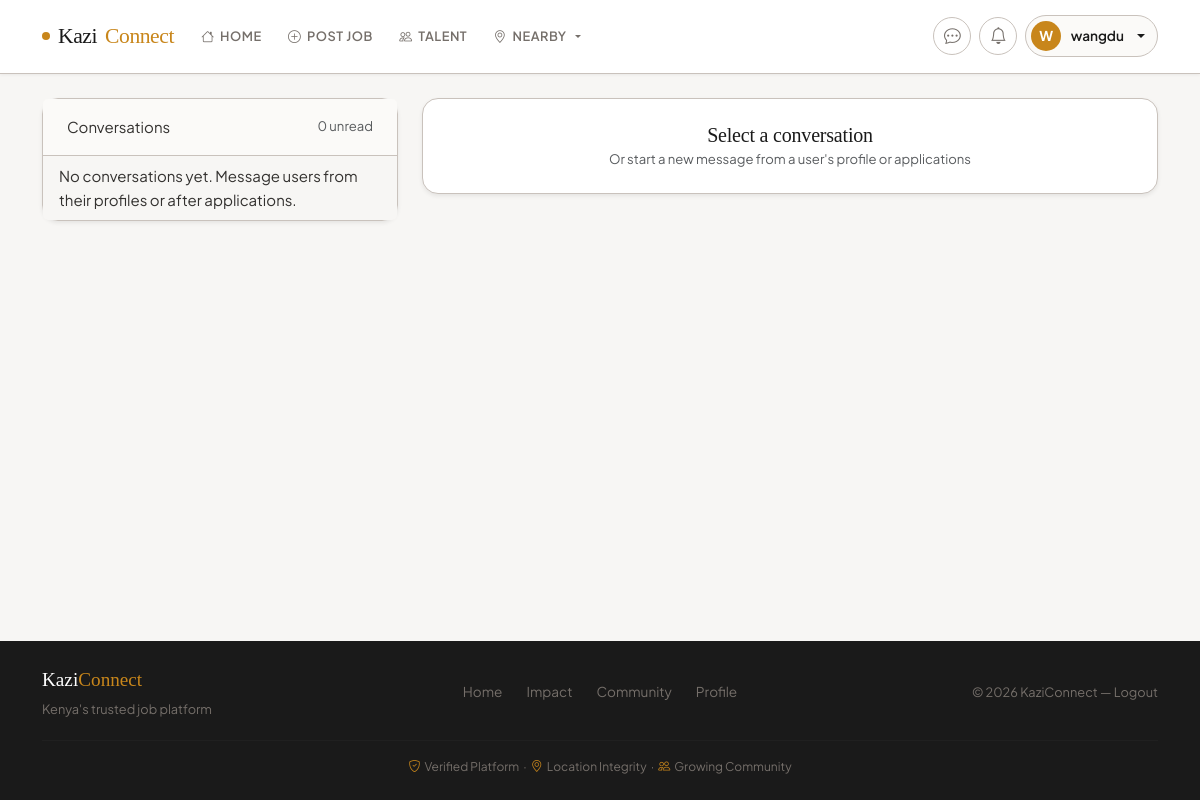
Page /messages (signed in) on the earlier database version.
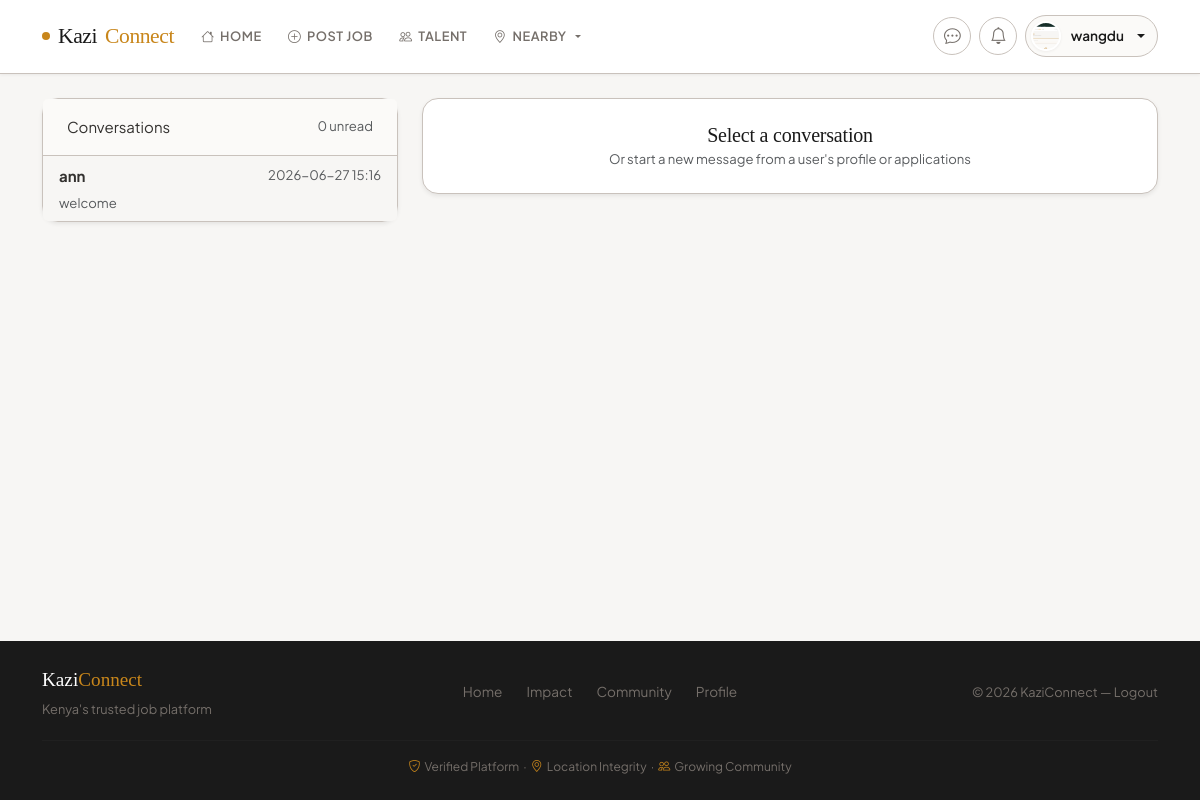
Same page on the later database version.
### app.py (models this page shows, shortened)
class User(UserMixin, db.Model):
    __tablename__ = 'user'
    id = db.Column(db.Integer, primary_key=True)
    username = db.Column(db.String(80), unique=True, nullable=True, index=True)
    email = db.Column(db.String(120), unique=True, nullable=False, index=True)
    password_hash = db.Column(db.String(255), nullable=False)
    role = db.Column(db.String(20), nullable=False, default='worker', index=True)  # 'worker' or 'recruiter'
    phone_number = db.Column(db.String(30))
    national_id = db.Column(db.String(50))
    certificate_of_good_conduct = db.Column(db.String(255))
    profile_picture = db.Column(db.String(255))
    location = db.Column(db.String(100))
    latitude = db.Column(db.Float, nullable=True)
    longitude = db.Column(db.Float, nullable=True)
    work_type = db.Column(db.String(100))
    profile_completed = db.Column(db.Boolean, default=False)
    created_at = db.Column(db.DateTime, default=lambda: datetime.now(timezone.utc))
    real_ip = db.Column(db.String(45), nullable=True)  # IPv6 can be up to 45 chars
    real_latitude = db.Column(db.Float, nullable=True)
    real_longitude = db.Column(db.Float, nullable=True)
    real_city = db.Column(db.String(100), nullable=True)
    real_country = db.Column(db.String(100), nullable=True)
    real_region = db.Column(db.String(100), nullable=True)
    location_discrepancy = db.Column(db.Boolean, default=False)  # Flag if custom location differs from real
    location_verified_at = db.Column(db.DateTime, nullable=True)
    suspension_end_date = db.Column(db.DateTime, nullable=True)  # Track when suspension ends
    suspension_reason = db.Column(db.String(255), nullable=True)
    suspension_duration = db.Column(db.String(20), nullable=True)  # 'hour', 'day', 'week', 'month', 'year', 'custom'
    is_admin = db.Column(db.Boolean, default=False)
    suspended = db.Column(db.Boolean, default=False)
    burned = db.Column(db.Boolean, default=False)  # Permanently banned
    warnings_count = db.Column(db.Integer, default=0)
    jobs_posted = db.relationship('Job', backref='poster', lazy=True, cascade='all, delete-orphan')
    applications = db.relationship('JobApplication', backref='applicant', lazy=True, cascade='all, delete-orphan')
    notifications = db.relationship('Notification', backref='user', lazy=True, cascade='all, delete-orphan')
    sent_messages = db.relationship('Message', foreign_keys='Message.sender_id', backref='sender', lazy='dynamic', cascade='all, delete-orphan')
    received_messages = db.relationship('Message', foreign_keys='Message.recipient_id', backref='recipient', lazy='dynamic', cascade='all, delete-orphan')
    def unread_messages_count(self):
        return Message.query.filter_by(recipient_id=self.id, read=False).count()
    def is_recruiter(self):
        return self.role == 'recruiter'

class Message(db.Model):
    __tablename__ = 'message'
    id = db.Column(db.Integer, primary_key=True)
    sender_id = db.Column(db.Integer, db.ForeignKey('user.id'), nullable=False)
    recipient_id = db.Column(db.Integer, db.ForeignKey('user.id'), nullable=False)
    body = db.Column(db.Text, nullable=False)
    created_at = db.Column(db.DateTime, default=lambda: datetime.now(timezone.utc))
    read = db.Column(db.Boolean, default=False)

### app.py (the view)
@app.route('/messages')
@login_required
def messages_list():
    sent = db.session.query(Message.recipient_id.label('other_id')).filter(
        Message.sender_id == current_user.id
    )
    received = db.session.query(Message.sender_id.label('other_id')).filter(
        Message.recipient_id == current_user.id
    )
    union_q = sent.union(received).subquery()
    other_ids = [row.other_id for row in db.session.query(union_q.c.other_id).all()]
    conversations = []
    for oid in other_ids:
        other_user = User.query.get(oid)
        if not other_user:
            continue
        last_msg = Message.query.filter(
            or_(
                and_(Message.sender_id == current_user.id, Message.recipient_id == oid),
                and_(Message.sender_id == oid, Message.recipient_id == current_user.id)
            )
        ).order_by(Message.created_at.desc()).first()
        unread_count = Message.query.filter_by(
            sender_id=oid,
            recipient_id=current_user.id,
            read=False
        ).count()
        conversations.append({
            'other_user': other_user,
            'last_message': last_msg,
            'unread_count': unread_count
        })
    conversations.sort(
        key=lambda x: x['last_message'].created_at if x['last_message'] else datetime.min.replace(tzinfo=timezone.utc),
        reverse=True
    )
    total_unread = current_user.unread_messages_count()
    return render_template('messages.html', conversations=conversations, total_unread=total_unread)

### app.py (called while the page is built)
@app.context_processor
def inject_template_helpers():
    return {
        "now": lambda: datetime.utcnow(),
        "csrf_token": generate_csrf,
        "sanitize": sanitize_html
    }

@app.context_processor
def inject_template_helpers():
    return {
        "now": lambda: datetime.now(timezone.utc),
        "csrf_token": generate_csrf,
        "sanitize": sanitize_html
    }

@login_manager.user_loader
def load_user(user_id):
    try:
        return db.session.get(User, int(user_id))
    except (ValueError, TypeError):
        return None

### templates/messages.html (shortened to what this page needs)
{% extends 'base.html' %}
{% block content %}
<div class="row">
  <div class="col-12 col-lg-4 mb-3">
    <div class="card shadow-sm">
      <div class="card-header d-flex justify-content-between">
        <div>Conversations</div>
        <div class="small text-muted">{{ total_unread }} unread</div>
      </div>
      <div class="list-group list-group-flush">
        {% for conv in conversations %}
          <a href="{{ url_for('messages_conversation', other_id=conv.other_user.id) }}" class="list-group-item list-group-item-action d-flex justify-content-between align-items-start">
            <div>
              <strong>{{ conv.other_user.username or conv.other_user.email }}</strong>
              <div class="small text-muted mt-1">
                {% if conv.last_message %}{{ conv.last_message.body[:70] }}{% else %}No messages yet{% endif %}
              </div>
            </div>
            <div class="text-end">
              <div class="small text-muted">{{ conv.last_message.created_at.strftime('%Y-%m-%d %H:%M') if conv.last_message else '' }}</div>
            </div>
          </a>
        {% else %}
          <div class="list-group-item">No conversations yet. Message users from their profiles or after applications.</div>
        {% endfor %}
      </div>
    </div>
  </div>
  <div class="col-12 col-lg-8">
    <div class="card shadow-sm">
      <div class="card-body text-center">
        <h5 class="mb-0">Select a conversation</h5>
        <div class="small text-muted">Or start a new message from a user's profile or applications</div>
      </div>
    </div>
  </div>
</div>
{% endblock %}

### templates/base.html (shortened to what the changed rows need)
<!doctype html>
<html lang="en">
  <head>
    <link href="https://cdn.jsdelivr.net/npm/bootstrap@5.3.2/dist/css/bootstrap.min.css" rel="stylesheet">
    <link href="https://cdn.jsdelivr.net/npm/bootstrap-icons@1.11.3/font/bootstrap-icons.css" rel="stylesheet">
    <link rel="stylesheet" href="{{ url_for('static', filename='styles.css') }}">
  </head>
  <body class="d-flex flex-column min-vh-100">
    <nav class="navbar navbar-expand-lg">
      <div class="container">
        <div class="collapse navbar-collapse" id="navMain">
          <ul class="navbar-nav mb-2 mb-lg-0 align-items-center gap-2">
            {% if current_user.is_authenticated %}
              <li class="nav-item">
                <a class="icon-btn" href="{{ url_for('messages_list') }}" title="Messages">
                  <i class="bi bi-chat-dots"></i>
                </a>
              </li>
              <li class="nav-item dropdown">
                <a class="icon-btn" href="#" role="button" id="notifBellToggle"
                   data-bs-toggle="dropdown" aria-expanded="false" title="Notifications">
                  <i class="bi bi-bell"></i>
                </a>
              </li>
              <li class="nav-item dropdown">
                <a class="user-profile-pill dropdown-toggle" href="#" role="button"
                   data-bs-toggle="dropdown" aria-expanded="false">
                  {% if current_user.profile_picture %}
                    <img src="{{ url_for('uploaded_file', filename=current_user.profile_picture) }}"
                         alt="Profile" class="user-avatar">
                  {% else %}
                    <div class="user-avatar-placeholder">
                      {{ (current_user.username or current_user.email.split('@')[0])[0].upper() }}
                    </div>
                  {% endif %}
                  <span class="d-none d-sm-inline">
                    {{ current_user.username or current_user.email.split('@')[0].split('@')[0] }}
                  </span>
                </a>
              </li>
            {% endif %}
          </ul>
        </div>
      </div>
    </nav>
    <main class="container flex-grow-1 py-4">
      {% block content %}{% endblock %}
    </main>
  </body>
</html>

Differences in the rows shown:
changed User "wangdu": profile_picture: picture added; username "W" → (not shown)
added User: other_user "ann"
added Message: last_message "welcome", last_message.created_at "2026-06-27 15:16"
Other differences:
text no longer shown: "No conversations yet. Message users from their profiles or after applications."
